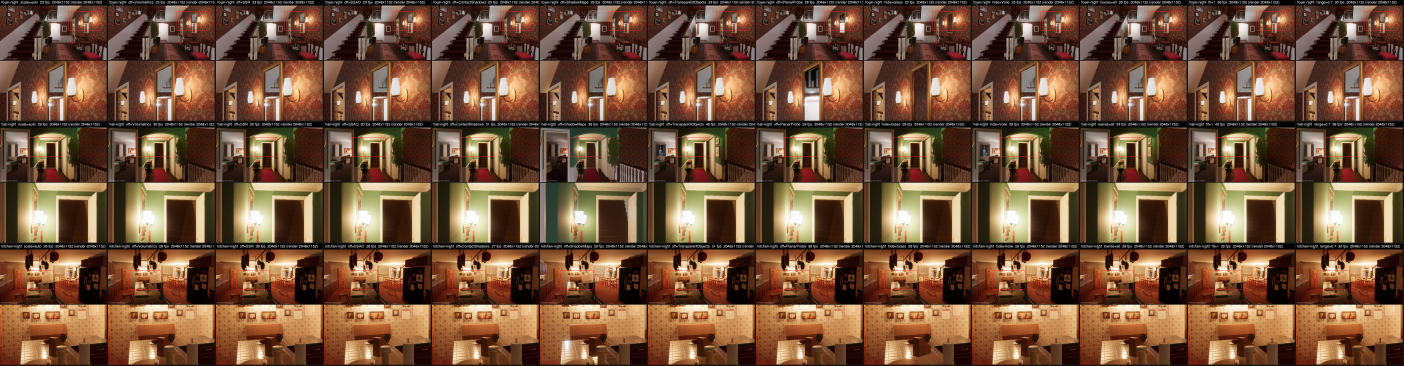
#> input picture spec/captures/perf/fs-nightB-sheet.jpg, 8424 x 2196 px, given in place of homealone-movie-screencaps.com-1170.jpg, which was not available (shown at 1/6 size)
$ python film_wallpaper.py ../../spec/captures/perf/fs-nightB-sheet.jpg
#> lines starting #> are read from the running program, lines starting #| are printed output that depends on the picture; pictures that were not available may be replaced by others from this repository, and a replacement may not be noted
"""film_wallpaper: the foyer's wallpaper as the FILM shows it (red damask on cream, green accents), one repeat cut from a near
frontal still, lighting flattened, side edges blended to wrap. User, Oct 15: "sample the real wallpaper from the movie stills from
the foyer and apply it appropriately" (Marina's paper, spec/dressing/wallpaper.png, is a brown variant).

Source: film 1170 (daylight, near frontal): the panel right of the living-room opening's casing, x 1510-1890. Its repeat by 2-D
autocorrelation of the red channel (tools in this file's history): 442 px down (peak 0.29 at (442, -5)) and a half-drop at
(224, -187) / (220, 182), so a straight repeat 442 px tall and ~370 px wide (2 x 185). Film 780 (lamplight) agrees on the motif.
The tile is cut from rows 60-502, above the brass switch plate. Scale is AUTHORED: 442 px = 0.533 m, a
standard 21 in damask repeat (no ruler of known size in the panel); the width follows the pixels.

  uv run --with numpy --with scipy --with pillow python -I tools/house/film_wallpaper.py
  -> spec/dressing/wallpaper_film.png and wallpaper_film.json ({"repeat_m": [w, h]}); foyer_dressing.py uses it when present.
  uv run --with numpy --with scipy --with pillow python -I tools/house/film_wallpaper.py --kitchen
  -> spec/dressing/kitchen_wallpaper.png / .json: the kitchen's paper (see kitchen() below)
  ... film_wallpaper.py --buzz -> spec/dressing/buzz_wallpaper.png / .json: Buzz's paper (see buzz() below)
"""
import json
from pathlib import Path

import numpy as np
from PIL import Image
from scipy.ndimage import gaussian_filter

import sys

ROOT = Path(__file__).resolve().parents[2]


# [288 lines left out: functions kitchen, living, buzz, parents, not called in this run]


if "--parents" in sys.argv:
    parents(); sys.exit()
if "--buzz" in sys.argv:
    buzz(); sys.exit()
if "--kitchen" in sys.argv:
    kitchen(); sys.exit()
if "--living" in sys.argv:
    living(); sys.exit()
SRC = ROOT / "0-homealone/full/homealone-movie-screencaps.com-1170.jpg"
OUT = ROOT / "spec/dressing/wallpaper_film.png"
X0, Y0, V, HW = 1515, 60, 442, 370          # tile left column and top row, vertical repeat, horizontal repeat (px)
REPEAT_H_M = 0.533

im = np.asarray(Image.open(SRC).convert("RGB"), float)
tile = im[Y0:Y0 + V, X0:X0 + HW].copy()
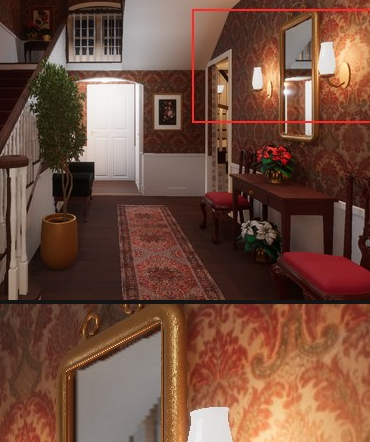
#> tile: shape (442, 370, 3) float64; mean R, G, B 114.8, 78.5, 63
# rows 60-502 lie above the brass switch plate (rows 505-605): no patching needed
lum = tile.mean(2, keepdims=True); flat = gaussian_filter(lum, (60, 60, 0))         # even out the film's light falloff
#> after `lum = tile.mean(2, keepdims=True)`:
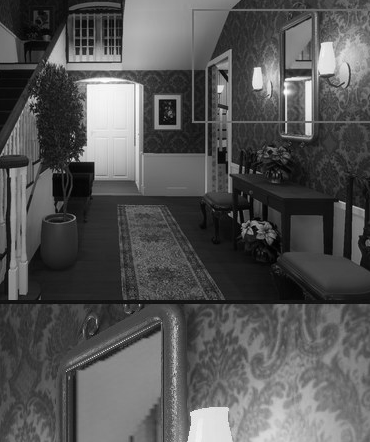
#> lum: shape (442, 370, 1) float64; min 0.333, max 254, mean 85.4
#> after `flat = gaussian_filter(lum, (60, 60, 0))`:
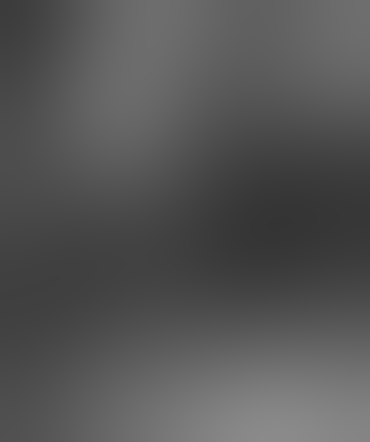
#> flat: shape (442, 370, 1) float64; min 52.83, max 138.9, mean 85.4
tile = tile / np.maximum(flat, 1) * lum.mean()
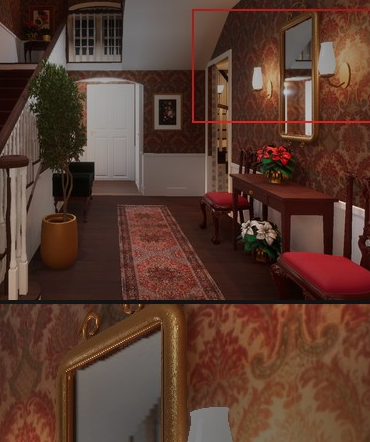
#> tile: shape (442, 370, 3) float64; mean R, G, B 111.8, 74.8, 60.3; drawn with min black and max white
# the cut is one exact repeat both ways, so it wraps; soften the seams 6 px against JPEG and perspective residue
for ax in (0, 1):
    e = 6; t = np.moveaxis(tile, ax, 0); a = np.linspace(0, 1, e)[:, None, None] if ax == 0 else np.linspace(0, 1, e)[:, None, None]
    t[:e] = t[:e] * a + t[-e:][::-1][::-1] * (1 - a); tile = np.moveaxis(t, 0, ax)
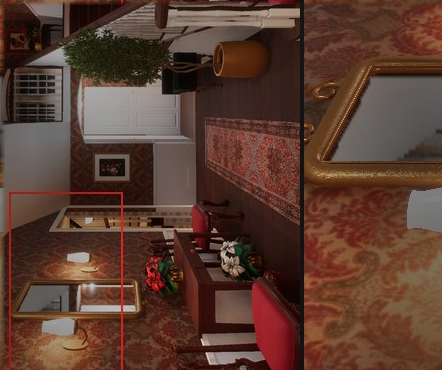
#> t: shape (370, 442, 3) float64; mean R, G, B 112.2, 75, 60.3; drawn with min black and max white
m = tile.mean((0, 1)); g = tile.mean(2, keepdims=True)                              # film JPEG is muddy: lift contrast and colour
#> after `m = tile.mean((0, 1))`: m = [112.2, 75, 60.3]
#> after `g = tile.mean(2, keepdims=True)`:
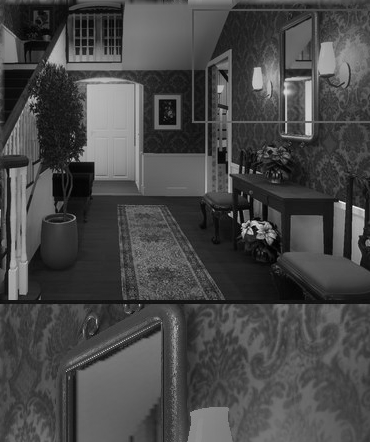
#> g: shape (442, 370, 1) float64; min 0.517, max 289.1, mean 82.5; drawn with min black and max white
tile = (g + (tile - g) * 1.25 - m.mean()) * 1.2 + m.mean() * 1.08
Image.fromarray(np.clip(tile, 0, 255).astype(np.uint8)).resize((512, round(512 * V / tile.shape[1])), Image.LANCZOS).save(OUT)
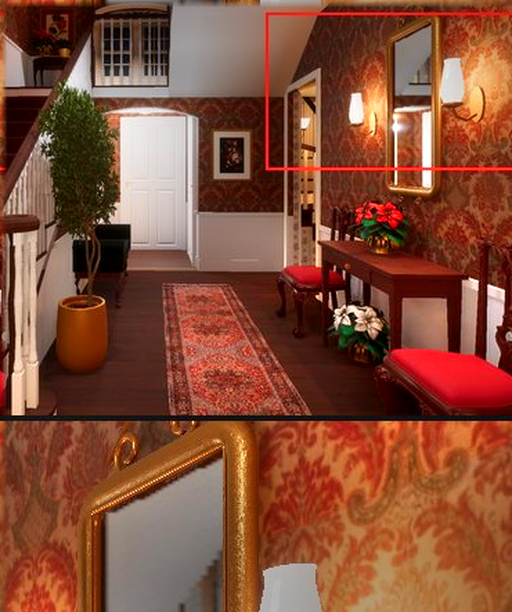
#> saved as wallpaper_film.png: PIL image 512x612 RGB; mean R, G, B 133, 77.5, 55.9
rep = [round(REPEAT_H_M * tile.shape[1] / V, 3), REPEAT_H_M]
#> rep = [0.446, 0.533]
(OUT.with_suffix(".json")).write_text(json.dumps({"source": f"film 1170 x {X0}-{X0 + HW}, rows {Y0}-{Y0 + V}", "repeat_m": rep}) + "\n")
print(OUT, rep)
#| spec/dressing/wallpaper_film.png [0.446, 0.533]

$ run again, on spec/captures/perf/fullscreen-5k-scale-100-75-50-38.jpg
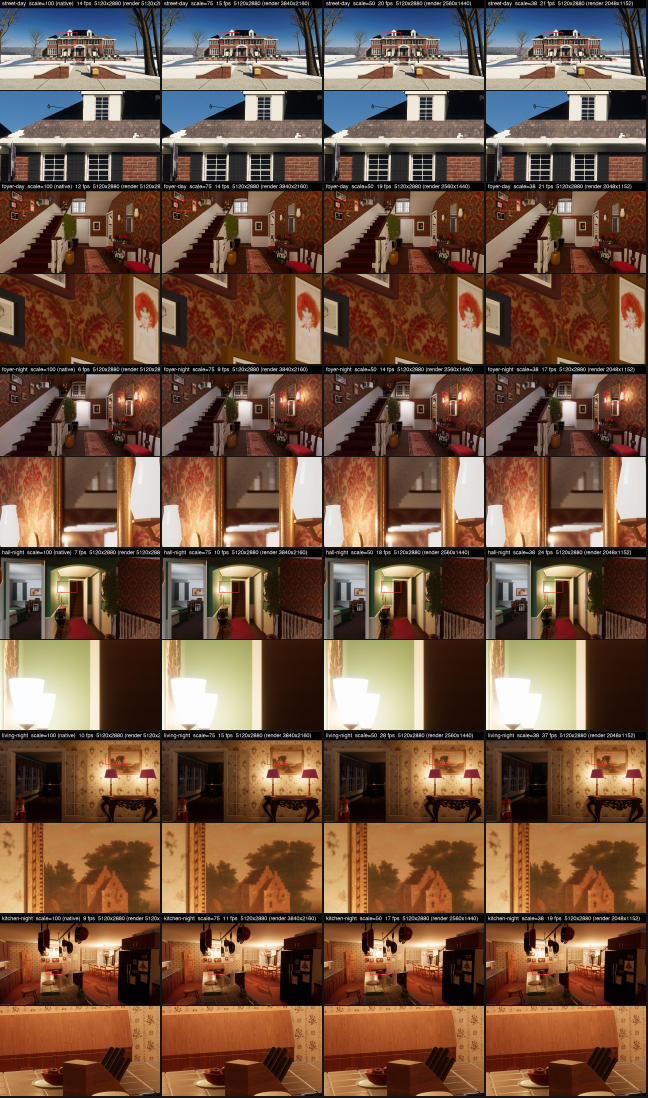
#> input picture spec/captures/perf/fullscreen-5k-scale-100-75-50-38.jpg, 2592 x 4392 px, given in place of homealone-movie-screencaps.com-1170.jpg, which was not available (shown at 1/4 size)
#> after the loop `for ax in (0, 1):`:
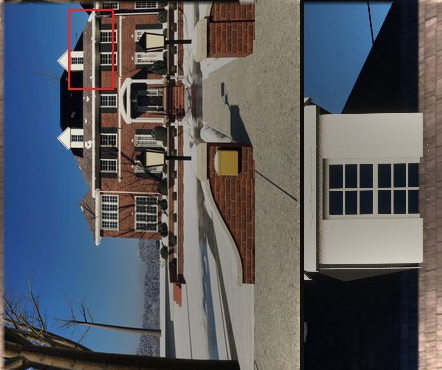
#> t: shape (370, 442, 3) float64; mean R, G, B 110.7, 113.5, 120.1; drawn with min black and max white
#> m = [110.7, 113.5, 120.1]
#> `Image.fromarray(np.clip(tile, 0, 255).astype(np.uint8)).resize((512, r..`:
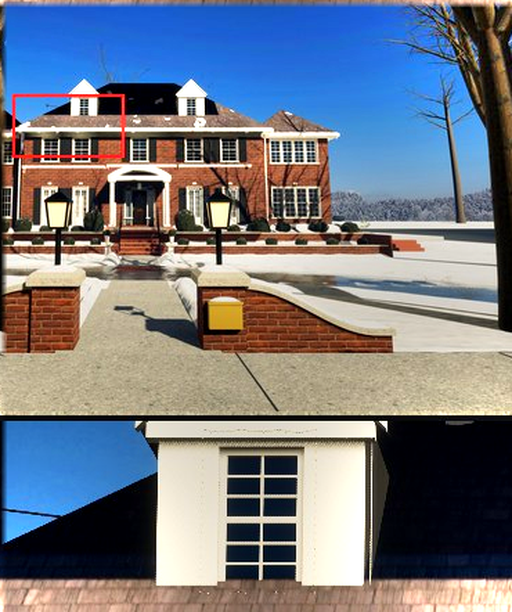
#> saved as wallpaper_film.png: PIL image 512x612 RGB; mean R, G, B 115.9, 120.9, 131.2
#| spec/dressing/wallpaper_film.png [0.446, 0.533]

$ run again, on spec/captures/perf/house-split-sheet.jpg
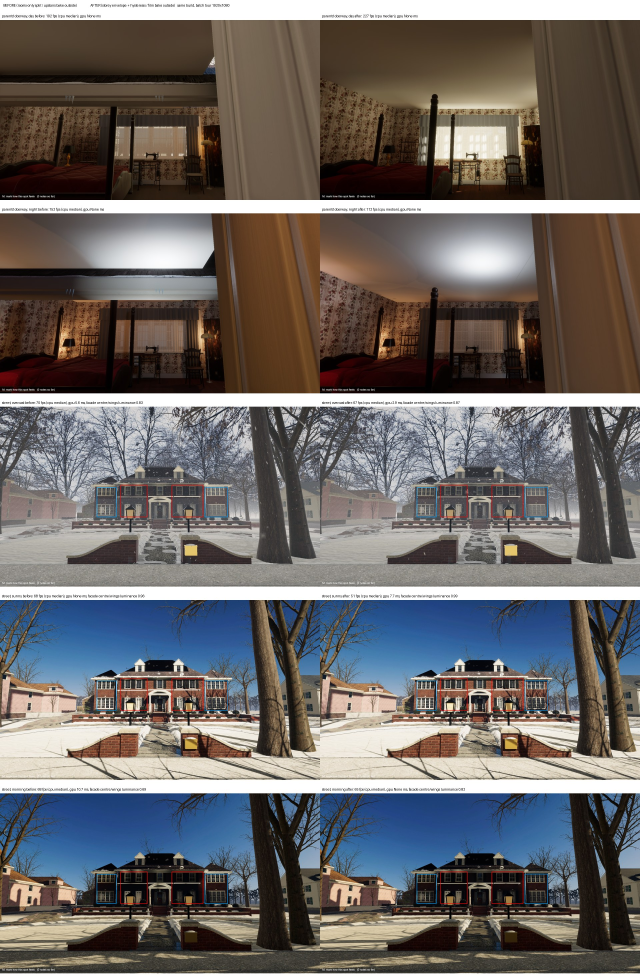
#> input picture spec/captures/perf/house-split-sheet.jpg, 1920 x 2940 px, given in place of homealone-movie-screencaps.com-1170.jpg, which was not available (shown at 1/3 size)
#> after the loop `for ax in (0, 1):`:
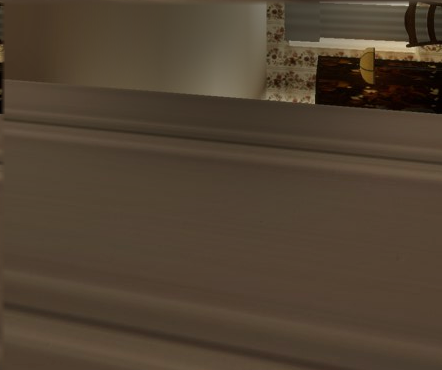
#> t: shape (370, 442, 3) float64; mean R, G, B 80.4, 65.9, 50
#> m = [80.4, 65.94, 49.98]
#> `tile = (g + (tile - g) * 1.25 - m.mean()) * 1.2 + m.mean() * 1.08`:
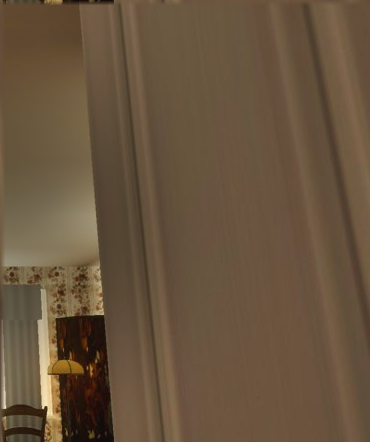
#> tile: shape (442, 370, 3) float64; mean R, G, B 93.1, 71.4, 47.5; drawn with min black and max white
#| spec/dressing/wallpaper_film.png [0.446, 0.533]
